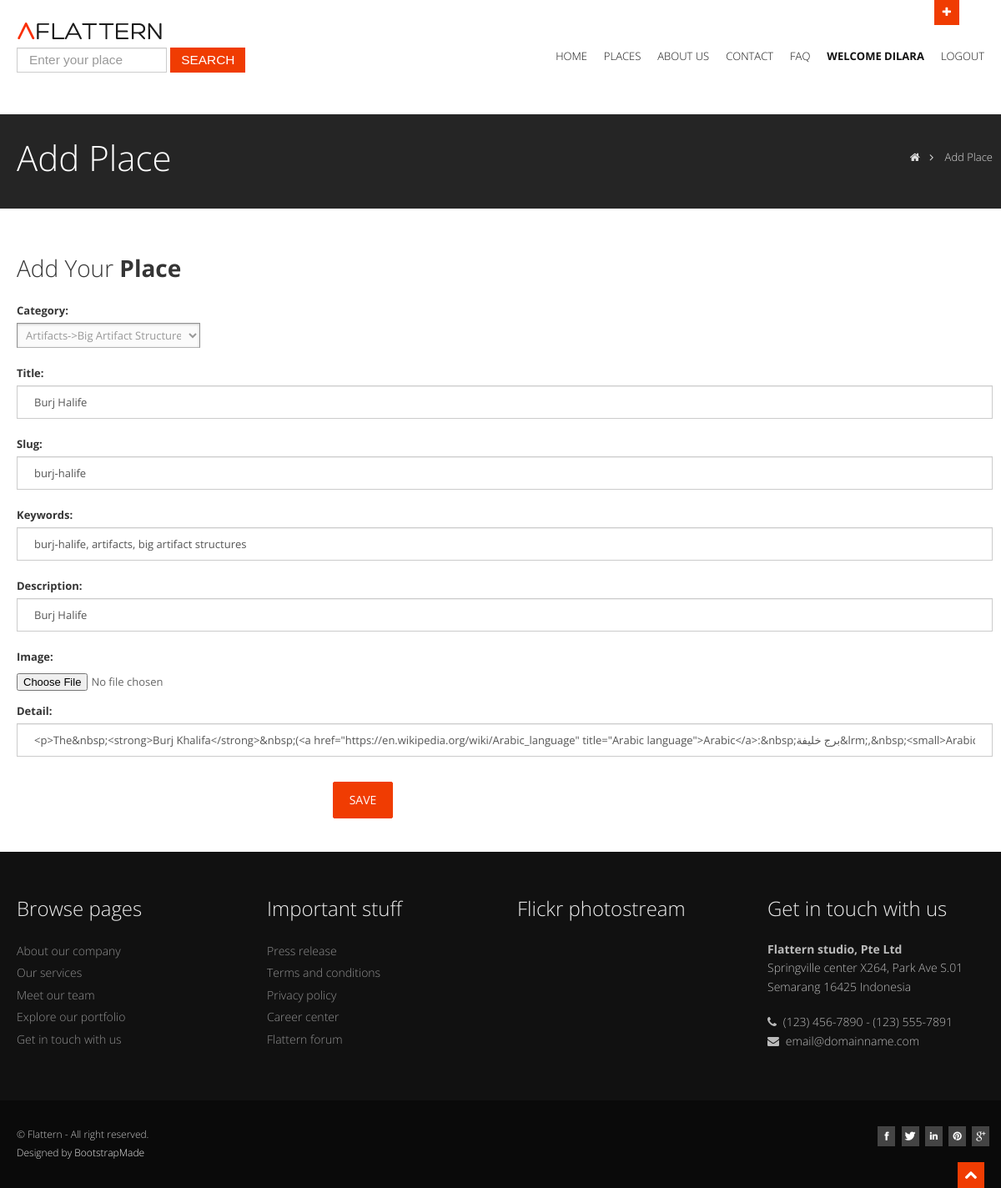
Before: /user/editplace/9 (signed in) with the older database file.
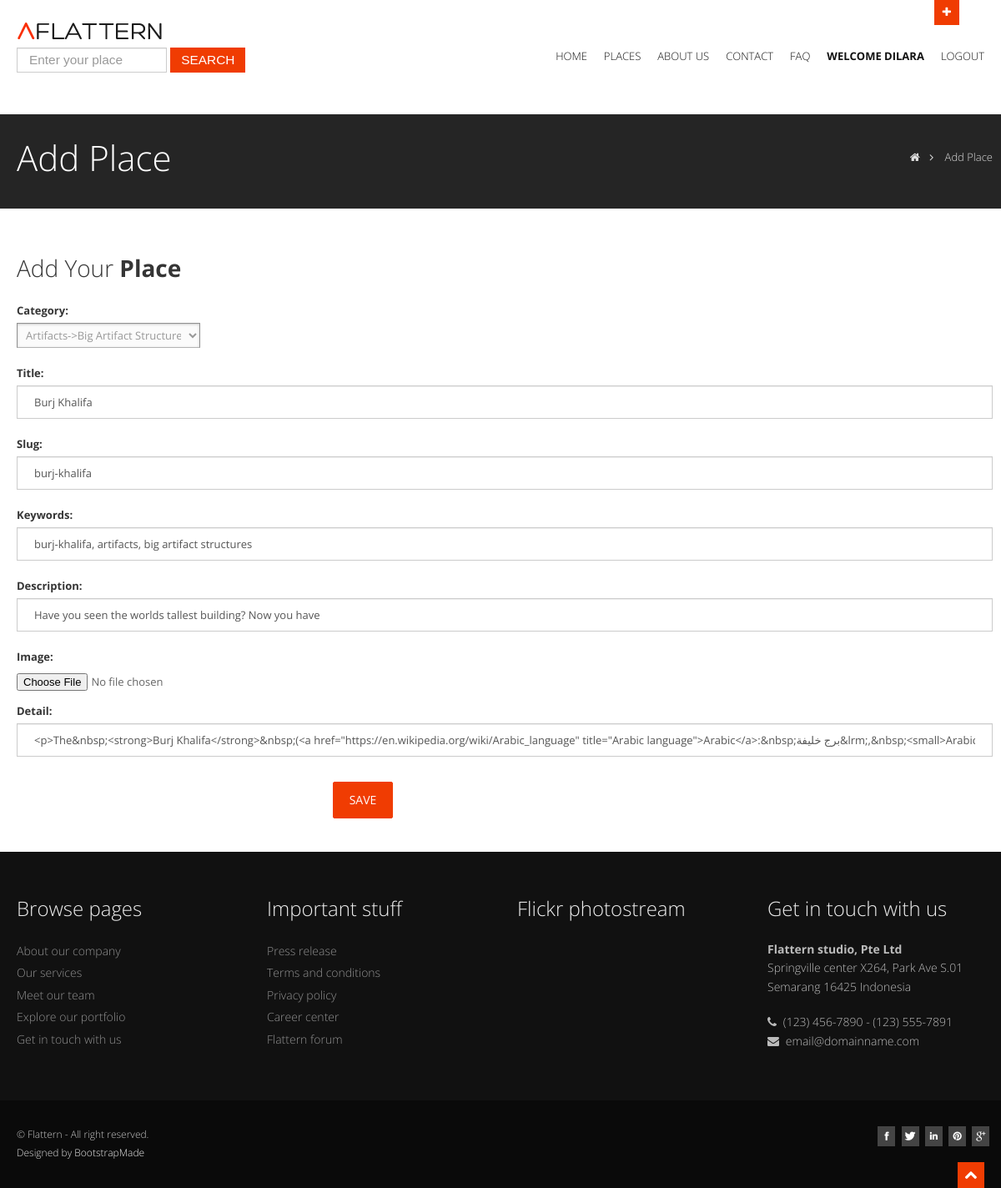
After: the same page with the newer database file.
### place/models.py (models this page shows, shortened)
class Category(MPTTModel):
	STATUS=(
		('True','Active'),
		('False','Inactive'),
	)
	title= models.CharField(max_length=100)
	keywords=models.CharField(max_length=255)
	description=models.CharField(max_length=255)
	image=models.ImageField(blank=True,upload_to='images/')
	status=models.CharField(max_length=10, choices=STATUS)
	slug=models.SlugField(null=False, unique=True)
	parent=TreeForeignKey('self',blank=True,null=True,related_name='children', on_delete=models.CASCADE)
	created_at=models.DateTimeField(auto_now_add=True)
	updated_at=models.DateTimeField(auto_now=True)
	class MPTTMeta:
		order_insertion_by=['title']
	def __str__(self):
		full_path=[self.title]
		k=self.parent
		while k is not None:
			full_path.append(k.title)
			k=k.parent
		return '->'.join(full_path[::-1])
	def image_tag(self):
		return mark_safe('<img src="{}" height="50" />'.format(self.image.url))
	image_tag.short_description='Image'

class Place(models.Model):
	STATUS=(
		('True', 'Active'),
		('False', 'Inactive')
	)
	user=models.ForeignKey(User, on_delete=models.SET_NULL, null=True)
	category=models.ForeignKey(Category, on_delete=models.CASCADE) #Relationship with Category Table
	title=models.CharField(max_length=150)
	keywords=models.CharField(max_length=255)
	description=models.CharField(max_length=255)
	image=models.ImageField(blank=True, upload_to='images/')
	detail=RichTextUploadingField()
	slug=models.SlugField(null=False, unique=True)
	status=models.CharField(max_length=25,choices=STATUS)
	created_at=models.DateTimeField(auto_now_add=True)
	updated_at=models.DateTimeField(auto_now=True)
	def image_tag(self):
		return mark_safe('<img src="{}" height="50" />'.format(self.image.url))
	image_tag.short_description='Image'

### user/views.py (the view)
# urls.py: path('editplace/<int:id>', views.editplace, name="editplace"),
@login_required(login_url='/login')
def editplace(request,id):
	place=Place.objects.get(id=id)
	if request.method=='POST':
		form=UserContentForm(request.POST, request.FILES, instance=place)
		if form.is_valid():
			form.save()
			messages.success(request, "Your Place is Updated Successfully.")
			return HttpResponseRedirect('/user/profile')
		else:
			messages.warning(request, "Please Correct the Error in Places Section. <br>" + str(form.errors))
			return HttpResponseRedirect('/user/editplace/'+str(id))
	else:
		categories=Category.objects.all()
		form=UserContentForm(instance=place)
		content={'categories':categories, 'form':form,}
		return render(request, 'add-content.html',content)

### user/forms.py
class UserContentForm(ModelForm):
	class Meta:
		model= Place
		fields=['category', 'title',  'slug', 'keywords', 'description', 'image', 'detail']
		widgets={
			'title': forms.TextInput(attrs={'class':'input'}),
			'slug': forms.TextInput(attrs={'class':'input'}),
			'keywords': forms.TextInput(attrs={'class':'input'}),
			'description': forms.TextInput(attrs={'class':'input'}),
			'image': forms.FileInput(attrs={'class':'input'}),
			'detail':CKEditorWidget(),
		}

### user/templates/add-content.html (shortened to what this page needs)
{% extends 'homebase.html' %}
{% block inner_headline %}
	<section id="inner-headline">
      <div class="container">
        <div class="row">
          <div class="span4">
            <div class="inner-heading">
              <h2>Add Place</h2>
            </div>
          </div>
          <div class="span8">
            <ul class="breadcrumb">
              <li><a href="/"><i class="icon-home"></i></a><i class="icon-angle-right"></i></li>
              <li class="active">Add Place</li>
            </ul>
          </div>
        </div>
      </div>
    </section>
{% endblock %}
{% block main_content %}
<div class="row">
    <div class="span12">
        <h4>Add Your <strong>Place</strong></h4>
        <form method="post" enctype="multipart/form-data" class="contactForm">
            {{ form.as_p }}
            <p class="span8 text-center">
              <button class="btn btn-large btn-theme margintop10" type="submit">Save</button>
            </p>
        </form>
    </div>
</div>
{% endblock %}

Changed rows visible on the page:
changed Place "Artifacts->Big Artifact Structures": slug "burj-halife" → "burj-khalifa"; keywords "burj-halife, artifacts, big artifact structures" → "burj-khalifa, artifacts, big artifact structures"; description "Burj Halife" → "Have you seen the worlds tallest building? Now you have"
changed through a linked row, Category: title "Burj Halife" → "Burj Khalifa"
